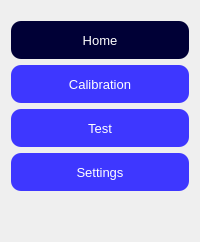
     <widget class="QGroupBox" name="groupBox">
      <property name="sizePolicy">
       <sizepolicy hsizetype="Fixed" vsizetype="Preferred">
        <horstretch>0</horstretch>
        <verstretch>0</verstretch>
       </sizepolicy>
      </property>
      <property name="styleSheet">
       <string notr="true">QGroupBox {
	border: none;
	margin: 10px 0px 0px 0px
}</string>
      </property>
      <property name="title">
       <string/>
      </property>
      <property name="alignment">
       <set>Qt::AlignmentFlag::AlignCenter</set>
      </property>
      <property name="flat">
       <bool>false</bool>
      </property>
      <layout class="QGridLayout" name="gridLayout_2">
       <item row="3" column="0">
        <widget class="QToolButton" name="b_test_menu">
         <property name="sizePolicy">
          <sizepolicy hsizetype="Expanding" vsizetype="Fixed">
           <horstretch>0</horstretch>
           <verstretch>0</verstretch>
          </sizepolicy>
         </property>
         <property name="font">
          <font>
           <pointsize>10</pointsize>
          </font>
         </property>
         <property name="styleSheet">
          <string notr="true">QToolButton {
    background-color: #3e37ff;
    border: none;
    border-radius: 10px;
    padding: 10px; /* Upraví vnitřní prostor tlačítka */
	color: white;
}

QToolButton:checked {
    background-color: #000036;
}</string>
         </property>
         <property name="text">
          <string>Test</string>
         </property>
         <property name="icon">
          <iconset resource="../Icons/icons.qrc">
           <normaloff>:/Icons/icons8-robotic-arm-100.png</normaloff>:/Icons/icons8-robotic-arm-100.png</iconset>
         </property>
         <property name="iconSize">
          <size>
           <width>40</width>
           <height>40</height>
          </size>
         </property>
         <property name="checkable">
          <bool>true</bool>
         </property>
         <property name="autoExclusive">
          <bool>true</bool>
         </property>
         <property name="toolButtonStyle">
          <enum>Qt::ToolButtonStyle::ToolButtonTextUnderIcon</enum>
         </property>
        </widget>
       </item>
       <item row="0" column="0">
        <widget class="QToolButton" name="b_home_menu">
         <property name="sizePolicy">
          <sizepolicy hsizetype="Preferred" vsizetype="Preferred">
           <horstretch>0</horstretch>
           <verstretch>0</verstretch>
          </sizepolicy>
         </property>
         <property name="font">
          <font>
           <pointsize>10</pointsize>
          </font>
         </property>
         <property name="styleSheet">
          <string notr="true">QToolButton {
    background-color: #3e37ff;
    border: none;
    border-radius: 10px;
    padding: 10px; /* Upraví vnitřní prostor tlačítka */
	color: white;
}

QToolButton:checked {
    background-color: #000036;
}</string>
         </property>
         <property name="text">
          <string>Home</string>
         </property>
         <property name="icon">
          <iconset resource="../Icons/icons.qrc">
           <normaloff>:/Icons/home-solid-60_white.png</normaloff>:/Icons/home-solid-60_white.png</iconset>
         </property>
         <property name="iconSize">
          <size>
           <width>40</width>
           <height>40</height>
          </size>
         </property>
         <property name="checkable">
          <bool>true</bool>
         </property>
         <property name="checked">
          <bool>true</bool>
         </property>
         <property name="autoExclusive">
          <bool>true</bool>
         </property>
         <property name="toolButtonStyle">
          <enum>Qt::ToolButtonStyle::ToolButtonTextUnderIcon</enum>
         </property>
        </widget>
       </item>
       <item row="1" column="0">
        <widget class="QToolButton" name="b_calib_menu">
         <property name="sizePolicy">
          <sizepolicy hsizetype="Expanding" vsizetype="Fixed">
           <horstretch>0</horstretch>
           <verstretch>0</verstretch>
          </sizepolicy>
         </property>
         <property name="font">
          <font>
           <pointsize>10</pointsize>
          </font>
         </property>
         <property name="styleSheet">
          <string notr="true">QToolButton {
    background-color: #3e37ff;
    border: none;
    border-radius: 10px;
    padding: 10px; /* Upraví vnitřní prostor tlačítka */
	color: white;
}

QToolButton:checked {
    background-color: #000036;
}</string>
         </property>
         <property name="text">
          <string>Calibration</string>
         </property>
         <property name="icon">
          <iconset resource="../Icons/icons.qrc">
           <normaloff>:/Icons/target-lock-regular-180_white.png</normaloff>:/Icons/target-lock-regular-180_white.png</iconset>
         </property>
         <property name="iconSize">
          <size>
           <width>40</width>
           <height>40</height>
          </size>
         </property>
         <property name="checkable">
          <bool>true</bool>
         </property>
         <property name="autoExclusive">
          <bool>true</bool>
         </property>
         <property name="toolButtonStyle">
          <enum>Qt::ToolButtonStyle::ToolButtonTextUnderIcon</enum>
         </property>
        </widget>
       </item>
       <item row="5" column="0">
        <spacer name="verticalSpacer">
         <property name="orientation">
          <enum>Qt::Orientation::Vertical</enum>
         </property>
         <property name="sizeHint" stdset="0">
          <size>
           <width>20</width>
           <height>40</height>
          </size>
         </property>
        </spacer>
       </item>
       <item row="4" column="0">
        <widget class="QToolButton" name="b_settings_menu">
         <property name="sizePolicy">
          <sizepolicy hsizetype="Expanding" vsizetype="Fixed">
           <horstretch>0</horstretch>
           <verstretch>0</verstretch>
          </sizepolicy>
         </property>
         <property name="font">
          <font>
           <pointsize>10</pointsize>
          </font>
         </property>
         <property name="styleSheet">
          <string notr="true">QToolButton {
    background-color: #3e37ff;
    border: none;
    border-radius: 10px;
    padding: 10px; /* Upraví vnitřní prostor tlačítka */
	color: white;
}

QToolButton:checked {
    background-color: #000036;
}</string>
         </property>
         <property name="text">
          <string>Settings</string>
         </property>
         <property name="icon">
          <iconset resource="../Icons/icons.qrc">
           <normaloff>:/Icons/icons8-settings-512.png</normaloff>:/Icons/icons8-settings-512.png</iconset>
         </property>
         <property name="iconSize">
          <size>
           <width>40</width>
           <height>40</height>
          </size>
         </property>
         <property name="checkable">
          <bool>true</bool>
         </property>
         <property name="autoExclusive">
          <bool>true</bool>
         </property>
         <property name="toolButtonStyle">
          <enum>Qt::ToolButtonStyle::ToolButtonTextUnderIcon</enum>
         </property>
        </widget>
       </item>
      </layout>
     </widget>
